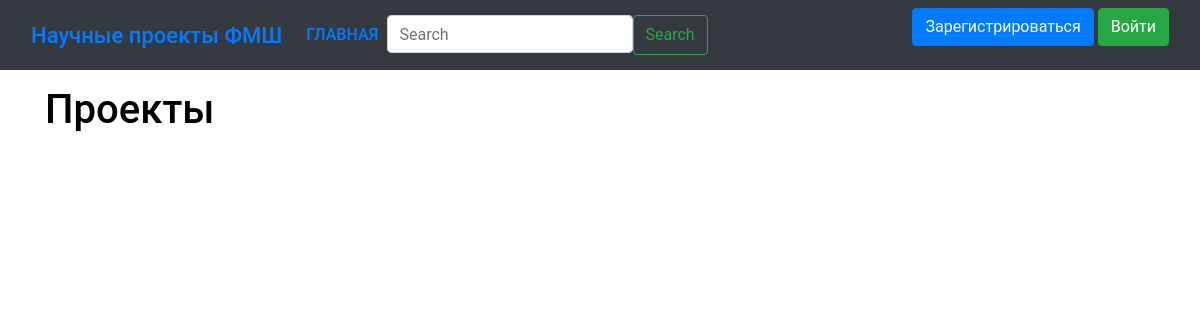
Before: /projects with the older database file.
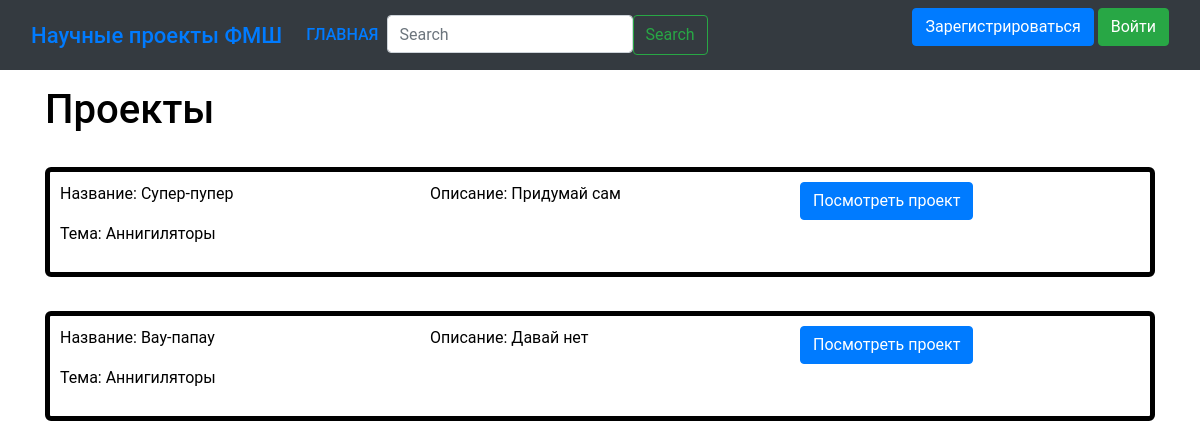
After: the same page with the newer database file.
### data/projects.py (models this page shows)
class Project(SqlAlchemyBase):
    __tablename__ = 'projects'
    id = sqlalchemy.Column(sqlalchemy.Integer, primary_key=True, autoincrement=True)
    title = sqlalchemy.Column(sqlalchemy.String)
    theme = sqlalchemy.Column(sqlalchemy.String)
    description = sqlalchemy.Column(sqlalchemy.String)
    start_date = sqlalchemy.Column(sqlalchemy.DateTime, default=None)
    end_date = sqlalchemy.Column(sqlalchemy.DateTime, default=None)
    is_accepted = sqlalchemy.Column(sqlalchemy.Boolean, default=False)
    author_id = sqlalchemy.Column(sqlalchemy.Integer, sqlalchemy.ForeignKey("users.id"))
    user = orm.relationship('User')
    messages = orm.relationship("Message", back_populates='project')

### main.py (the view)
@app.route('/projects')
def projects_page():
    db_sess = db_session.create_session()
    list_of_projects = db_sess.query(Project).all()
    return render_template('projects.html', title='Проекты', list_of_projects=list_of_projects)

### data/db_session.py (called while the page is built)
def create_session() -> Session:
    global __factory
    return __factory()

### templates/projects.html (shortened to what this page needs)
{% extends "base.html" %}
{% block content %}
    <h1 class="mt-3">Проекты</h1>
    {% for proj in list_of_projects %}
        <div class="container project_itm">
            <div class="row">
                <div class="col">
                    <p>Название: {{ proj.title }}</p>
                    <p>Тема: {{ proj.theme }}</p>
                </div>
                <div class="col">
                    <p>Описание: {{ proj.description }}</p>
                </div>
                <div class="col">
                    <a class="btn btn-primary" href="{{ url_for('project_page', project_id=proj.id) }}" role="button">Посмотреть проект</a>
                </div>
            </div>
        </div>
    {% endfor %}
{% endblock %}

### templates/base.html (shortened to what this page needs)
<!DOCTYPE html>
<html lang="en">
<head>
    <link rel="stylesheet"
          href="https://stackpath.bootstrapcdn.com/bootstrap/4.4.1/css/bootstrap.min.css"
>
    <link rel="stylesheet" href="/static/CSS/styles.css">
</head>
<body>
<header>
    <nav class="navbar navbar-expand-md bg-dark">
        <div class="container-fluid">
            <a class="navbar-brand" href="https://fms.sfu-kras.ru/">Научные проекты ФМШ</a>
            <div class="collapse navbar-collapse" id="navbarSupportedContent">
                <ul class="navbar-nav me-auto mb-2 mb-lg-0">
                    <li class="nav-item">
                        <a class="nav-link active" aria-current="page" href="/">Главная</a>
                    </li>
                    <ul class="navbar-nav ms-auto mb-2 mb-lg-0">
                        <form class="d-flex justify-content-end" role="search">
                            <input class="form-control" type="search" placeholder="Search" aria-label="Search">
                            <button class="btn btn-outline-success" type="submit">Search</button>
                        </form>
                    </ul>
                </ul>
            </div>
            {% if current_user.is_authenticated %}
            <p>
                <a class="navbar-brand" href="/profile/{{ current_user.id }}">{{ current_user.name }} {{
                    current_user.surname }}</a>
                <a class="btn btn-success" href="/logout">Выйти</a>
            </p>
            {% else %}
            <p>
                <a class="btn btn-primary " href="/register">Зарегистрироваться</a>
                <a class="btn btn-success" href="/login">Войти</a>
            </p>
            {% endif %}
        </div>
    </nav>
</header>
<main role="main" class="container">
    {% block content %}{% endblock %}
</main>
</body>
</html>

### static/CSS/styles.css (style rules this page uses)
html { font-size: 16px; }
body { font-family: 'Roboto', sans-serif; font-size: 16px; font-weight: 400; color: #000; min-width: 320px; }
.navbar .nav-item { color: #111; font-weight: 500; text-transform: uppercase; }
.navbar .navbar-brand { font-weight: 500; font-size: 22px; }
.project_itm { border: solid black 5px; border-radius: 6px; padding: 10px; margin-top: 3%; display: padding-left; height: auto; justify-content: space-between; }

Changed rows visible on the page:
added Project: title "Супер-пупер", theme "Аннигиляторы", description "Придумай сам"
added Project: title "Вау-папау", theme "Аннигиляторы", description "Давай нет"
